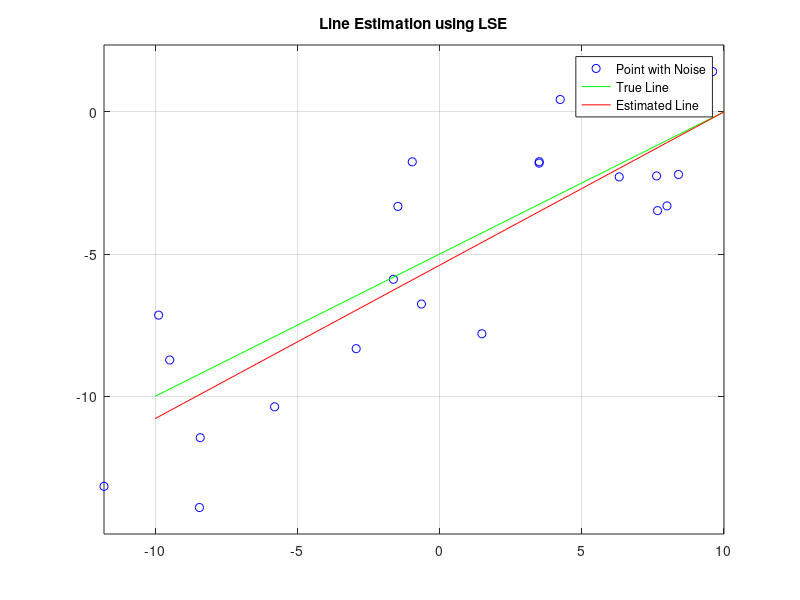

Write the MATLAB code that produced this figure.
clc; close all; clear;

% Noise level
scale = 2;

% Line Parameters (y=ax+b)
a = 0.5; b = -5;

% Points on the line
x = (-10:1:10)';
y = a*x + b;

% Noise addition
xn = x + randn(size(x))*scale;
yn = y + randn(size(y))*scale;

% Line Estimation using LSM
X = [xn ones(size(xn))];
p = inv(X'*X)*X'*yn;

% Plot
figure; plot(xn,yn,'bo'); axis equal; grid on; hold on;
plot(x, y, 'g-');
plot(x, p(1)*x+p(2), 'r-'); hold off;
legend('Point with Noise', 'True Line', 'Estimated Line');
title('Line Estimation using LSE')